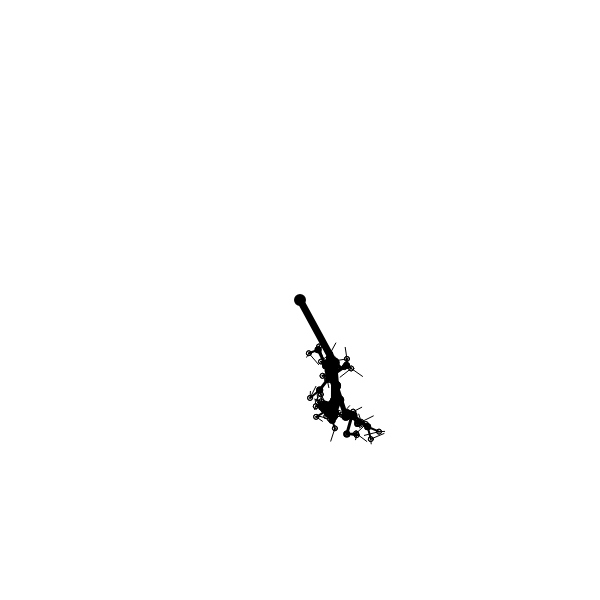
Frame 1 (no input)
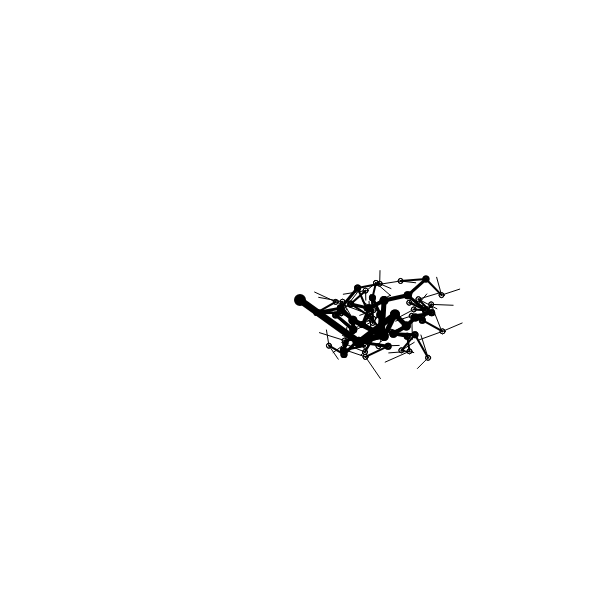
Frame 60 (no input)
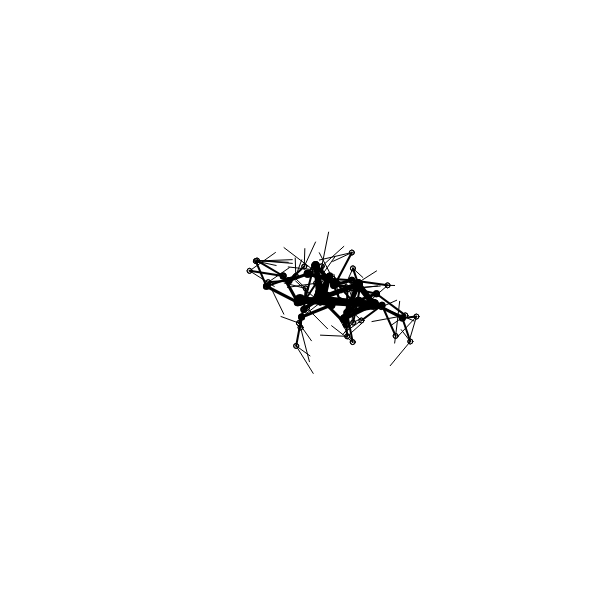
Frame 120 (the mouse pressed at the canvas centre since frame 60)

The p5.js sketch that drew these frames (run headless with seeded random() and noise() and a simulated clock; from frame 60 on, the mouse is pressed at the canvas centre):

// p5.js sketch
// ── sketch.js
const maxLevels = 7;
const numChildren = 2;
const noiseIncrement = 0.01;
let noiseVal = 0.0;
let _trunk;

class Branch {
  constructor(lev, idx, ex, why) {
    this.x = 0;
    this.y = 0;
    this.endx = 0;
    this.endy = 0;
    this.level = lev;
    this.idx = idx;
    this.children = [];

    this.strokeW = (1 - 1 / this.level) * 25;
    this.alph = 255 / this.level;
    this.len = (1 / this.level) * random(100);
    this.rot = random(360);
    this.lenChange = random(10) - 10;
    this.rotChange = random(10) - 10;

    this.update(ex, why);

    if (this.level < maxLevels) {
      for (let i = 0; i < numChildren; i++) {
        this.children.push(new Branch(this.level + 1, i, this.endx, this.endy));
      }
    }
  }

  draw() {
    strokeWeight(maxLevels - this.level + 1);
    line(this.x, this.y, this.endx, this.endy);
    ellipse(this.x, this.y, 5, 5);
    for (const child of this.children) {
      child.draw();
    }
  }

  update(ex, why) {
    this.x = ex;
    this.y = why;

    this.rot += this.rotChange;
    this.rot = this.rot > 360 ? (this.root < 0 ? 360 : 0) : this.rot;

    this.len -= (this.lenChange * 0.5) / this.len;
    this.lenChange *= this.len < 0 ? -1 : this.len > 200 ? -1 : 1;

    const radian = radians(this.rot);
    this.endx = this.x + this.len * cos(radian);
    this.endy = this.y + this.len * sin(radian);

    for (const child of this.children) {
      child.update(this.endx, this.endy)
    }
  }
}

function setup() {
  createCanvas(600, 600);
  background(255);
  noFill();
  smooth();

  if (frameCount > 100) {
    noLoop();
  }

  _trunk = new Branch(1, 0, width / 2, 50);
}

function draw() {
  noiseVal += noiseIncrement;
  background(255);
  _trunk.update(width / 2, height / 2);
  _trunk.draw(width / 2, height / 2);
}
